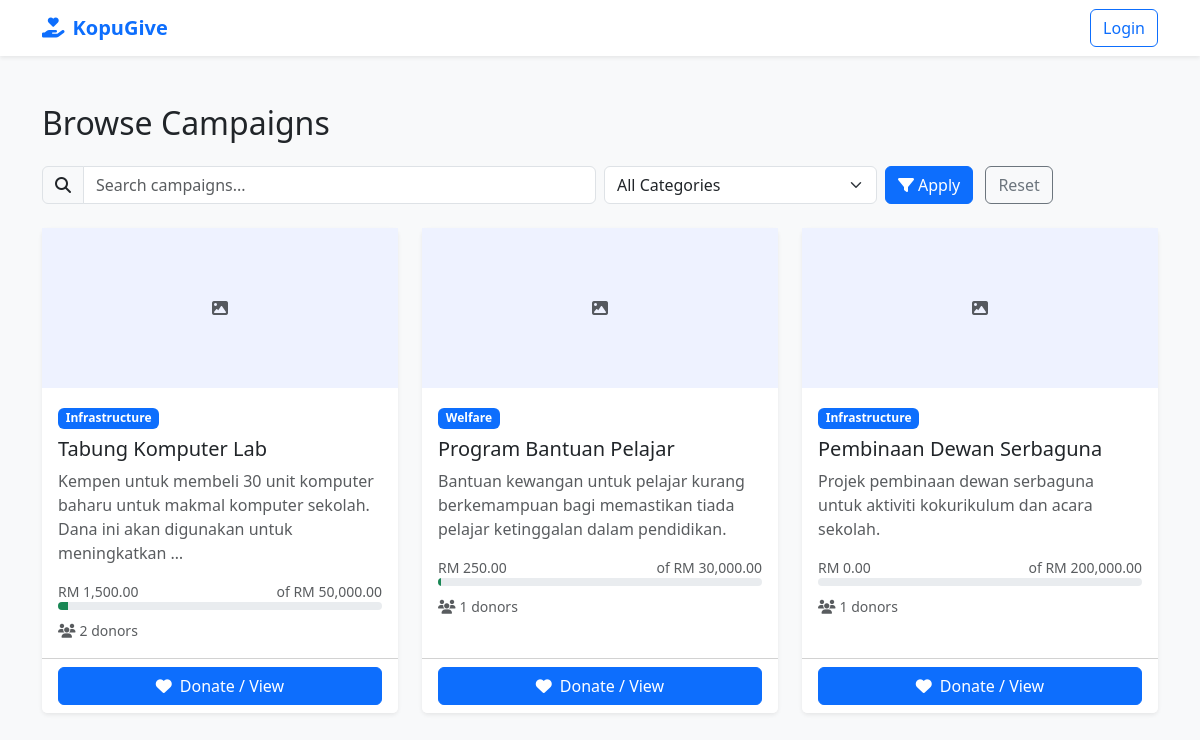
Page /donor/campaigns.php on the committed database.
### tables this page shows
CREATE TABLE campaigns (
    campaign_id INT AUTO_INCREMENT PRIMARY KEY,
    campaign_name VARCHAR(255) NOT NULL,
    description TEXT,
    target_amount DECIMAL(10, 2) NOT NULL,
    current_amount DECIMAL(10, 2) DEFAULT 0.00,
    start_date DATE NOT NULL,
    end_date DATE NOT NULL,
    category ENUM('education', 'infrastructure', 'welfare', 'emergency', 'other') DEFAULT 'other',
    status ENUM('active', 'completed', 'closed', 'draft') DEFAULT 'draft',
    banner_image VARCHAR(255),
    created_by INT,
    created_at TIMESTAMP DEFAULT CURRENT_TIMESTAMP,
    updated_at TIMESTAMP DEFAULT CURRENT_TIMESTAMP ON UPDATE CURRENT_TIMESTAMP,
    FOREIGN KEY (created_by) REFERENCES users(user_id) ON DELETE SET NULL,
    INDEX idx_status (status),
    INDEX idx_dates (start_date, end_date)
);

### includes/functions.php (called while the page is built, shortened)
<?php
function formatCurrency($amount) {
    return 'RM ' . number_format($amount, 2);
}
function calculatePercentage($current, $target) {
    $percentage = ($current / $target) * 100;
    return min(100, round($percentage, 2));
}
function isLoggedIn() {
    return isset($_SESSION['user_id']);
}
?>

### donor/campaigns.php (the view, shortened to what this page needs)
<?php
require_once '../includes/functions.php';
$db = (new Database())->getConnection();
$search = trim($_GET['q'] ?? '');
$where = ["c.status = 'active'"];
$params = [];
$sql = "
    SELECT c.*,
           COALESCE(SUM(CASE WHEN d.status = 'verified' THEN d.amount ELSE 0 END), 0) as total_raised,
           COUNT(DISTINCT d.donation_id) as donation_count
    FROM campaigns c
    LEFT JOIN donations d ON c.campaign_id = d.campaign_id
    WHERE " . implode(' AND ', $where) . "
    GROUP BY c.campaign_id
    ORDER BY c.created_at DESC
";
$stmt = $db->prepare($sql);
$stmt->execute($params);
$campaigns = $stmt->fetchAll();
?>
<!DOCTYPE html>
<html lang="en">
<head>
    <link href="https://cdn.jsdelivr.net/npm/bootstrap@5.3.0/dist/css/bootstrap.min.css" rel="stylesheet">
    <link rel="stylesheet" href="https://cdnjs.cloudflare.com/ajax/libs/font-awesome/6.4.0/css/all.min.css">
</head>
<body class="bg-light">
    <nav class="navbar navbar-expand-lg navbar-light bg-white shadow-sm">
        <div class="container">
            <a class="navbar-brand fw-bold text-primary" href="../index.php">
                <i class="fas fa-hand-holding-heart me-2"></i>KopuGive
            </a>
            <div class="ms-auto">
                <?php if (isLoggedIn()): ?>
                    <a href="dashboard.php" class="btn btn-outline-primary"><i class="fas fa-tachometer-alt me-1"></i>Dashboard</a>
                <?php else: ?>
                    <a href="../auth/login.php" class="btn btn-outline-primary">Login</a>
                <?php endif; ?>
            </div>
        </div>
    </nav>
    <div class="container py-5">
        <div class="d-flex flex-wrap align-items-center gap-2 mb-4">
            <h2 class="mb-0">Browse Campaigns</h2>
        </div>
        <form class="row g-2 mb-4" method="get">
            <div class="col-md-6">
                <div class="input-group">
                    <span class="input-group-text"><i class="fas fa-search"></i></span>
                    <input type="text" name="q" class="form-control" placeholder="Search campaigns..." value="<?= htmlspecialchars($search) ?>">
                </div>
            </div>
            <div class="col-md-3">
                <select name="category" class="form-select">
                    <option value="">All Categories</option>
                </select>
            </div>
            <div class="col-md-3 d-grid d-md-block">
                <button class="btn btn-primary"><i class="fas fa-filter me-1"></i>Apply</button>
                <a href="campaigns.php" class="btn btn-outline-secondary ms-md-2">Reset</a>
            </div>
        </form>
        <?php if (empty($campaigns)): ?>
            <div class="text-center text-muted py-5">
                <i class="fas fa-folder-open fa-2x mb-2"></i>
                <p class="mb-0">No campaigns found.</p>
            </div>
        <?php else: ?>
            <div class="row g-4">
                <?php foreach ($campaigns as $campaign): ?>
                    <?php $percentage = calculatePercentage($campaign['total_raised'] ?? 0, $campaign['target_amount']); ?>
                    <div class="col-md-6 col-lg-4">
                        <div class="card campaign-card h-100 border-0 shadow-sm">
                            <?php if (!empty($campaign['banner_image'])): ?>
                                <img class="banner w-100" src="../<?= htmlspecialchars($campaign['banner_image']) ?>" alt="Banner">
                            <?php else: ?>
                                <div class="banner w-100 d-flex align-items-center justify-content-center text-muted">
                                    <i class="fas fa-image"></i>
                                </div>
                            <?php endif; ?>
                            <div class="card-body">
                                <span class="badge bg-primary mb-2"><?= ucfirst($campaign['category']) ?></span>
                                <h5 class="card-title"><?= htmlspecialchars($campaign['campaign_name']) ?></h5>
                                <p class="card-text text-muted"><?= htmlspecialchars(mb_strimwidth($campaign['description'] ?? '', 0, 120, '…')) ?></p>
                                <div class="mb-2">
                                    <div class="d-flex justify-content-between small text-muted">
                                        <span><?= formatCurrency($campaign['total_raised'] ?? 0) ?></span>
                                        <span>of <?= formatCurrency($campaign['target_amount']) ?></span>
                                    </div>
                                    <div class="progress" style="height: 8px;">
                                        <div class="progress-bar bg-success" style="width: <?= $percentage ?>%"></div>
                                    </div>
                                </div>
                                <small class="text-muted"><i class="fas fa-users me-1"></i><?= (int)$campaign['donation_count'] ?> donors</small>
                            </div>
                            <div class="card-footer bg-white">
                                <a class="btn btn-primary w-100" href="campaign_view.php?id=<?= (int)$campaign['campaign_id'] ?>">
                                    <i class="fas fa-heart me-2"></i>Donate / View
                                </a>
                            </div>
                        </div>
                    </div>
                <?php endforeach; ?>
            </div>
        <?php endif; ?>
    </div>
    </body>
</html>

### donor/campaigns.php (style rules this page uses)
.campaign-card { transition: transform .2s ease, box-shadow .2s ease; }
.banner { height: 160px; object-fit: cover; background: #eef2ff; }

### rows in the picture
campaigns: category "Infrastructure", campaign_name "Tabung Komputer Lab", description "Kempen untuk membeli 30 unit komputer baharu untuk makmal komputer sekolah. Dana ini akan digunakan untuk meningkatkan …", total_raised "RM 1,500.00", target_amount "RM 50,000.00", $percentage 3 (drawn), donation_count "2"
campaigns: category "Welfare", campaign_name "Program Bantuan Pelajar", description "Bantuan kewangan untuk pelajar kurang berkemampuan bagi memastikan tiada pelajar ketinggalan dalam pendidikan.", total_raised "RM 250.00", target_amount "RM 30,000.00", $percentage 0.83 (drawn), donation_count "1"
campaigns: category "Infrastructure", campaign_name "Pembinaan Dewan Serbaguna", description "Projek pembinaan dewan serbaguna untuk aktiviti kokurikulum dan acara sekolah.", total_raised "RM 0.00", target_amount "RM 200,000.00", donation_count "1"
